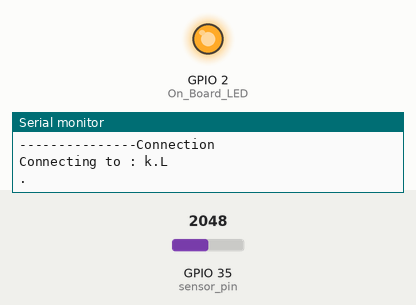
This sketch was run on a simulated ESP32. Parts: output pins drawn as LEDs (lit = HIGH), the last lines printed to the serial monitor. Inputs (shaded band) come from the test bench; at power-on: GPIO 35 (sensor_pin) = 2048. WiFi joins after 1.5 s; servers stay silent unless stated; uploads are accepted with an empty reply.

Above: at 0.1 s.
At 2.7 s:
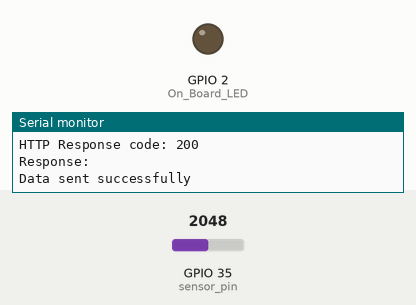
2.8 s: GPIO 35 (sensor_pin) set to 2440
13.0 s: GPIO 35 (sensor_pin) set to 3603
Timing chart, 0 to 16.0 s (numbered marks = the images above; inputs shaded):
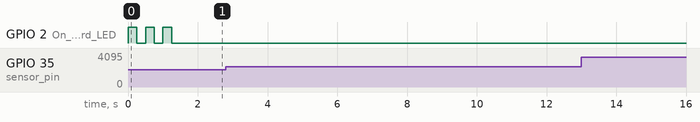

The sketch:

endpoints.ino
```cpp
#if defined(ESP32)
  #include <WiFi.h>
#elif defined(ESP8266)
  #include <ESP8266WiFi.h>
#endif
#include <HTTPClient.h>

// Insert your network credentials.
//#define WIFI_SSID "Wilsonwils"
//#define WIFI_PASSWORD "Xzibit5+"

#define WIFI_SSID "k.L"
#define WIFI_PASSWORD "kwakulyfstyle7017"


// Insert Ngrok server URL
#define NGROK_URL "https://80eb-154-161-190-191.ngrok-free.app/prediction"

// Define the Digital Pin of the "On Board LED".
#define On_Board_LED 2

// Define the sensor pin
int sensor_pin = 35;

// Millis variable to send/store data to Ngrok server.
unsigned long sendDataPrevMillis = 0;
const long sendDataIntervalMillis = 10000; // Sends/stores data to Ngrok server every 10 seconds.

void setup() {
  Serial.begin(115200);
  Serial.println();

  pinMode(On_Board_LED, OUTPUT);
  pinMode(sensor_pin, INPUT);

  // Connecting the WiFi on the ESP32 to the WiFi Router/Hotspot.
  WiFi.mode(WIFI_STA);
  WiFi.begin(WIFI_SSID, WIFI_PASSWORD);
  Serial.println("---------------Connection");
  Serial.print("Connecting to : ");
  Serial.println(WIFI_SSID);

  unsigned long startAttemptTime = millis();

  // Attempt to connect for 10 seconds
  while (WiFi.status() != WL_CONNECTED && millis() - startAttemptTime < 10000){
    Serial.print(".");
    digitalWrite(On_Board_LED, HIGH);
    delay(250);
    digitalWrite(On_Board_LED, LOW);
    delay(250);
  }

  // Check if the ESP32 is connected to WiFi
  if (WiFi.status() != WL_CONNECTED) {
    Serial.println();
    Serial.println("Failed to connect to WiFi. Restarting...");
    ESP.restart();
  }

  digitalWrite(On_Board_LED, LOW);
  Serial.println();
  Serial.print("Successfully connected to : ");
  Serial.println(WIFI_SSID);
  Serial.println("---------------");
}

void loop() {
  if (WiFi.status() == WL_CONNECTED && (millis() - sendDataPrevMillis > sendDataIntervalMillis || sendDataPrevMillis == 0)){
    sendDataPrevMillis = millis();

    // Read sensor data
    int sensor_data = analogRead(sensor_pin);
    Serial.print("Sensor_data: ");
    Serial.print(sensor_data);
    Serial.print("\t | ");
    String soil_status;

    if(sensor_data > 3600) {
      soil_status = "No moisture, Soil is dry";
    } else if(sensor_data >= 2400 && sensor_data <= 3600) {
      soil_status = "There is some moisture, Soil is medium";
    } else if(sensor_data < 2400) {
      soil_status = "Soil is wet";
    }
    Serial.println(soil_status);

    // Prepare JSON payload
    String payload = "{\"sensor_data\": " + String(sensor_data) + ", \"soil_status\": \"" + soil_status + "\"}";

    // Send data to Ngrok server
    if (sendDataToNgrok(payload)) {
      Serial.println("Data sent successfully");
    } else {
      Serial.println("Failed to send data");
    }
  }
  delay(100);
}

bool sendDataToNgrok(String payload) {
  HTTPClient http;
  http.begin(NGROK_URL);
  http.addHeader("Content-Type", "application/json");

  int httpResponseCode = http.POST(payload);

  if (httpResponseCode > 0) {
    String response = http.getString();
    Serial.println("HTTP Response code: " + String(httpResponseCode));
    Serial.println("Response: " + response);
    http.end();
    return true;
  } else {
    Serial.println("Error on sending POST: " + String(httpResponseCode));
    http.end();
    return false;
  }
}
```
